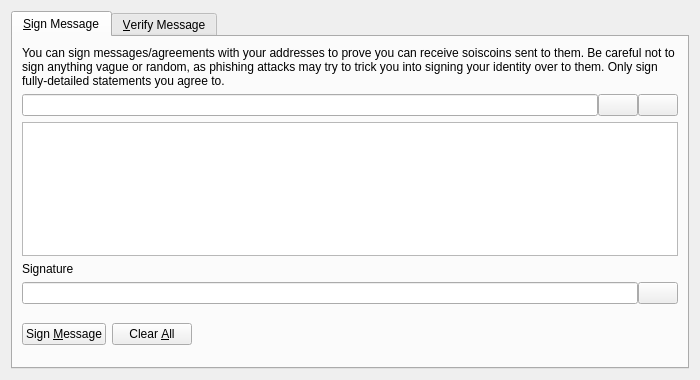
<?xml version="1.0" encoding="UTF-8"?>
<ui version="4.0">
 <class>SignVerifyMessageDialog</class>
 <widget class="QDialog" name="SignVerifyMessageDialog">
  <property name="geometry">
   <rect>
    <x>0</x>
    <y>0</y>
    <width>700</width>
    <height>380</height>
   </rect>
  </property>
  <property name="windowTitle">
   <string>Signatures - Sign / Verify a Message</string>
  </property>
  <property name="modal">
   <bool>true</bool>
  </property>
  <layout class="QVBoxLayout" name="verticalLayout">
   <item>
    <widget class="QTabWidget" name="tabWidget">
     <property name="currentIndex">
      <number>0</number>
     </property>
     <widget class="QWidget" name="tabSignMessage">
      <attribute name="title">
       <string>&amp;Sign Message</string>
      </attribute>
      <layout class="QVBoxLayout" name="verticalLayout_SM">
       <item>
        <widget class="QLabel" name="infoLabel_SM">
         <property name="text">
          <string>You can sign messages/agreements with your addresses to prove you can receive soiscoins sent to them. Be careful not to sign anything vague or random, as phishing attacks may try to trick you into signing your identity over to them. Only sign fully-detailed statements you agree to.</string>
         </property>
         <property name="textFormat">
          <enum>Qt::PlainText</enum>
         </property>
         <property name="wordWrap">
          <bool>true</bool>
         </property>
        </widget>
       </item>
       <item>
        <layout class="QHBoxLayout" name="horizontalLayout_1_SM">
         <property name="spacing">
          <number>0</number>
         </property>
         <item>
          <widget class="QValidatedLineEdit" name="addressIn_SM">
           <property name="toolTip">
            <string>The Soiscoin address to sign the message with</string>
           </property>
          </widget>
         </item>
         <item>
          <widget class="QPushButton" name="addressBookButton_SM">
           <property name="toolTip">
            <string>Choose previously used address</string>
           </property>
           <property name="text">
            <string/>
           </property>
           <property name="icon">
            <iconset resource="../bitcoin.qrc">
             <normaloff>:/icons/address-book</normaloff>:/icons/address-book</iconset>
           </property>
           <property name="shortcut">
            <string>Alt+A</string>
           </property>
           <property name="autoDefault">
            <bool>false</bool>
           </property>
          </widget>
         </item>
         <item>
          <widget class="QPushButton" name="pasteButton_SM">
           <property name="toolTip">
            <string>Paste address from clipboard</string>
           </property>
           <property name="text">
            <string/>
           </property>
           <property name="icon">
            <iconset resource="../bitcoin.qrc">
             <normaloff>:/icons/editpaste</normaloff>:/icons/editpaste</iconset>
           </property>
           <property name="shortcut">
            <string>Alt+P</string>
           </property>
           <property name="autoDefault">
            <bool>false</bool>
           </property>
          </widget>
         </item>
        </layout>
       </item>
       <item>
        <widget class="QPlainTextEdit" name="messageIn_SM">
         <property name="toolTip">
          <string>Enter the message you want to sign here</string>
         </property>
        </widget>
       </item>
       <item>
        <widget class="QLabel" name="signatureLabel_SM">
         <property name="text">
          <string>Signature</string>
         </property>
         <property name="textFormat">
          <enum>Qt::PlainText</enum>
         </property>
        </widget>
       </item>
       <item>
        <layout class="QHBoxLayout" name="horizontalLayout_2_SM">
         <property name="spacing">
          <number>0</number>
         </property>
         <item>
          <widget class="QLineEdit" name="signatureOut_SM">
           <property name="font">
            <font>
             <italic>true</italic>
            </font>
           </property>
           <property name="readOnly">
            <bool>true</bool>
           </property>
          </widget>
         </item>
         <item>
          <widget class="QPushButton" name="copySignatureButton_SM">
           <property name="toolTip">
            <string>Copy the current signature to the system clipboard</string>
           </property>
           <property name="text">
            <string/>
           </property>
           <property name="icon">
            <iconset resource="../bitcoin.qrc">
             <normaloff>:/icons/editcopy</normaloff>:/icons/editcopy</iconset>
           </property>
           <property name="autoDefault">
            <bool>false</bool>
           </property>
          </widget>
         </item>
        </layout>
       </item>
       <item>
        <layout class="QHBoxLayout" name="horizontalLayout_3_SM">
         <item>
          <widget class="QPushButton" name="signMessageButton_SM">
           <property name="toolTip">
            <string>Sign the message to prove you own this Soiscoin address</string>
           </property>
           <property name="text">
            <string>Sign &amp;Message</string>
           </property>
           <property name="icon">
            <iconset resource="../bitcoin.qrc">
             <normaloff>:/icons/edit</normaloff>:/icons/edit</iconset>
           </property>
           <property name="autoDefault">
            <bool>false</bool>
           </property>
          </widget>
         </item>
         <item>
          <widget class="QPushButton" name="clearButton_SM">
           <property name="toolTip">
            <string>Reset all sign message fields</string>
           </property>
           <property name="text">
            <string>Clear &amp;All</string>
           </property>
           <property name="icon">
            <iconset resource="../bitcoin.qrc">
             <normaloff>:/icons/remove</normaloff>:/icons/remove</iconset>
           </property>
           <property name="autoDefault">
            <bool>false</bool>
           </property>
          </widget>
         </item>
         <item>
          <spacer name="horizontalSpacer_1_SM">
           <property name="orientation">
            <enum>Qt::Horizontal</enum>
           </property>
           <property name="sizeHint" stdset="0">
            <size>
             <width>40</width>
             <height>48</height>
            </size>
           </property>
          </spacer>
         </item>
         <item>
          <widget class="QLabel" name="statusLabel_SM">
           <property name="font">
            <font>
             <weight>75</weight>
             <bold>true</bold>
            </font>
           </property>
           <property name="text">
            <string/>
           </property>
           <property name="wordWrap">
            <bool>true</bool>
           </property>
          </widget>
         </item>
         <item>
          <spacer name="horizontalSpacer_2_SM">
           <property name="orientation">
            <enum>Qt::Horizontal</enum>
           </property>
           <property name="sizeHint" stdset="0">
            <size>
             <width>40</width>
             <height>48</height>
            </size>
           </property>
          </spacer>
         </item>
        </layout>
       </item>
      </layout>
     </widget>
     <widget class="QWidget" name="tabVerifyMessage">
      <attribute name="title">
       <string>&amp;Verify Message</string>
      </attribute>
      <layout class="QVBoxLayout" name="verticalLayout_VM">
       <item>
        <widget class="QLabel" name="infoLabel_VM">
         <property name="text">
          <string>Enter the receiver's address, message (ensure you copy line breaks, spaces, tabs, etc. exactly) and signature below to verify the message. Be careful not to read more into the signature than what is in the signed message itself, to avoid being tricked by a man-in-the-middle attack. Note that this only proves the signing party receives with the address, it cannot prove sendership of any transaction!</string>
         </property>
         <property name="textFormat">
          <enum>Qt::PlainText</enum>
         </property>
         <property name="alignment">
          <set>Qt::AlignLeading|Qt::AlignLeft|Qt::AlignTop</set>
         </property>
         <property name="wordWrap">
          <bool>true</bool>
         </property>
        </widget>
       </item>
       <item>
        <layout class="QHBoxLayout" name="horizontalLayout_1_VM">
         <property name="spacing">
          <number>0</number>
         </property>
         <item>
          <widget class="QValidatedLineEdit" name="addressIn_VM">
           <property name="toolTip">
            <string>The Soiscoin address the message was signed with</string>
           </property>
          </widget>
         </item>
         <item>
          <widget class="QPushButton" name="addressBookButton_VM">
           <property name="toolTip">
            <string>Choose previously used address</string>
           </property>
           <property name="text">
            <string/>
           </property>
           <property name="icon">
            <iconset resource="../bitcoin.qrc">
             <normaloff>:/icons/address-book</normaloff>:/icons/address-book</iconset>
           </property>
           <property name="shortcut">
            <string>Alt+A</string>
           </property>
           <property name="autoDefault">
            <bool>false</bool>
           </property>
          </widget>
         </item>
        </layout>
       </item>
       <item>
        <widget class="QPlainTextEdit" name="messageIn_VM"/>
       </item>
       <item>
        <widget class="QValidatedLineEdit" name="signatureIn_VM"/>
       </item>
       <item>
        <layout class="QHBoxLayout" name="horizontalLayout_2_VM">
         <item>
          <widget class="QPushButton" name="verifyMessageButton_VM">
           <property name="toolTip">
            <string>Verify the message to ensure it was signed with the specified Soiscoin address</string>
           </property>
           <property name="text">
            <string>Verify &amp;Message</string>
           </property>
           <property name="icon">
            <iconset resource="../bitcoin.qrc">
             <normaloff>:/icons/transaction_0</normaloff>:/icons/transaction_0</iconset>
           </property>
           <property name="autoDefault">
            <bool>false</bool>
           </property>
          </widget>
         </item>
         <item>
          <widget class="QPushButton" name="clearButton_VM">
           <property name="toolTip">
            <string>Reset all verify message fields</string>
           </property>
           <property name="text">
            <string>Clear &amp;All</string>
           </property>
           <property name="icon">
            <iconset resource="../bitcoin.qrc">
             <normaloff>:/icons/remove</normaloff>:/icons/remove</iconset>
           </property>
           <property name="autoDefault">
            <bool>false</bool>
           </property>
          </widget>
         </item>
         <item>
          <spacer name="horizontalSpacer_1_VM">
           <property name="orientation">
            <enum>Qt::Horizontal</enum>
           </property>
           <property name="sizeHint" stdset="0">
            <size>
             <width>40</width>
             <height>48</height>
            </size>
           </property>
          </spacer>
         </item>
         <item>
          <widget class="QLabel" name="statusLabel_VM">
           <property name="font">
            <font>
             <weight>75</weight>
             <bold>true</bold>
            </font>
           </property>
           <property name="text">
            <string/>
           </property>
           <property name="wordWrap">
            <bool>true</bool>
           </property>
          </widget>
         </item>
         <item>
          <spacer name="horizontalSpacer_2_VM">
           <property name="orientation">
            <enum>Qt::Horizontal</enum>
           </property>
           <property name="sizeHint" stdset="0">
            <size>
             <width>40</width>
             <height>48</height>
            </size>
           </property>
          </spacer>
         </item>
        </layout>
       </item>
      </layout>
     </widget>
    </widget>
   </item>
  </layout>
 </widget>
 <customwidgets>
  <customwidget>
   <class>QValidatedLineEdit</class>
   <extends>QLineEdit</extends>
   <header>qvalidatedlineedit.h</header>
  </customwidget>
 </customwidgets>
 <resources>
  <include location="../bitcoin.qrc"/>
 </resources>
 <connections/>
</ui>
